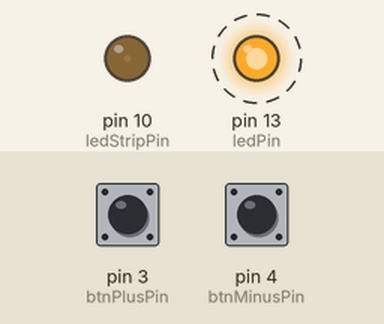
Simulated run of this sketch. Board: Arduino Nano, built with avr-gcc and run on an emulated ATmega328P. On the bench: output pins drawn as LEDs (lit = HIGH). Dashed ring = blinking. Inputs (shaded band) come from the test bench; at power-on: pin 3 (btnPlusPin) LOW, pin 4 (btnMinusPin) LOW.

Above: at 1.2 s.
1.3 s: pin 3 (btnPlusPin) pulled HIGH for 0.15 s
At 3.8 s:
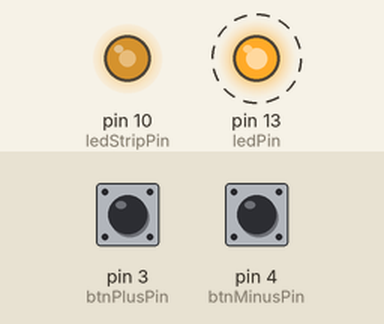
4.4 s: pin 4 (btnMinusPin) pulled HIGH for 1 s
At 5.6 s:
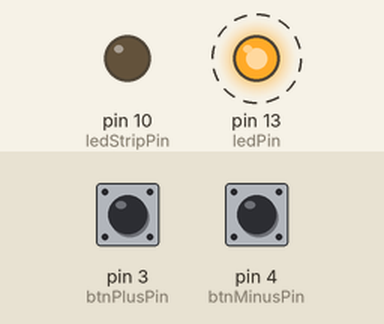
8.4 s: pin 3 (btnPlusPin) pulled HIGH for 1 s
At 9.8 s:
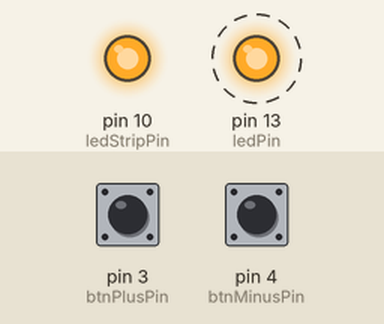
12.4 s: pin 4 (btnMinusPin) pulled HIGH for 0.15 s
At 13.8 s:
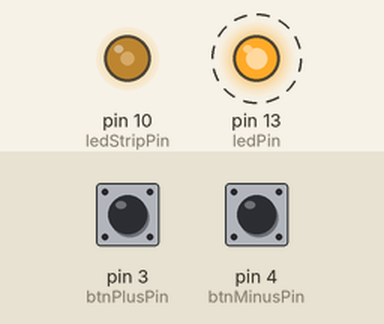
Timing chart, 0 to 16.5 s (numbered marks = the images above; inputs shaded):
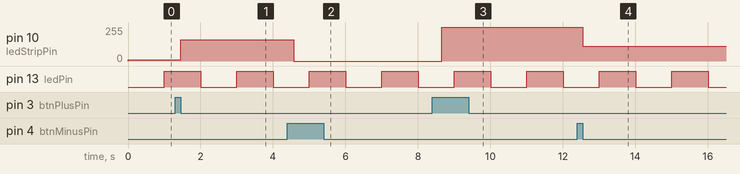

The sketch:

LedDimmer.ino
```cpp
// (licence header left out)
#include <IRremote.h>

// the pin that the LED strip transistor is attached to
const int ledStripPin = 10;

const int ledPin = 13;

// the pins that  push buttons are attached to
const int btnMinusPin = 4;
const int btnPlusPin = 3;

int btnMinusState;
int btnPlusState;

int brightness = 10;
int prevBrightness = 0;

const int interval = 1000;
unsigned long currentMillis;
unsigned long previousMillis;

int ledState = LOW;

//IR
int RECV_PIN = 11;
IRrecv irrecv(RECV_PIN);
decode_results results;

//IR remote button values
#define buttonPlus 0x32E9
#define altButtonPlus 0x490

#define buttonMinus 0x72E9
#define altButtonMinus 0xC90


/**
*  Set up function to initialize pins
*/
void setup()
{
	// initialize the serial communication:
	//Serial.begin(19200);

	// initialize the ledPin as an output:
	pinMode(ledStripPin, OUTPUT);

	pinMode(ledPin, OUTPUT);
	digitalWrite(ledStripPin, LOW);

	// initialize the pushbutton pin as an input:
	pinMode(btnMinusPin, INPUT);
	pinMode(btnPlusPin, INPUT);

	//IR
	irrecv.enableIRIn(); // Start the receiver

	//pin 2 and 3 for NANO!!!
	//pinMode(btnPlusPin, INPUT_PULLUP);
	// attachInterrupt(digitalPinToInterrupt(btnPlusPin), IncrementBrightness, CHANGE);

	//pinMode(btnMinusPin, INPUT_PULLUP);
	//attachInterrupt(digitalPinToInterrupt(btnMinusPin), DecremenetBrightness, CHANGE);
}


/**
*  Increase or decrease brightness of the LEDs
*  Parameters :
*    - None
*/
void IncrementBrightness()
{
	btnPlusState = digitalRead(btnPlusPin);

	if (btnPlusState == HIGH)
	{
		if (brightness + 5 <= 255)
			brightness += 5;

		//Serial.println("Brightness =");
		//Serial.println(brightness);
	}
}


/**
*  Increase or decrease brightness of the LEDs based on
*  Parameters :
*   - None
*/
void DecremenetBrightness()
{
	// check if the pushbutton is pressed.
	// if it is, the buttonState is HIGH:

	btnMinusState = digitalRead(btnMinusPin);

	if (btnMinusState == HIGH)
	{
		if (brightness - 5 >= 0)
			brightness -= 5;

		//Serial.println("Brightness =");
		//Serial.println(brightness);
	}

}

/**
*  Increase or decrease brightness of the LEDs based on IR remote key value
*	Parameters :
*		- buttonValue : IR remote button  value
*/
void ParseIRButtons(unsigned long buttonValue)
{
	switch (buttonValue)
	{
	case altButtonPlus:
	case buttonPlus:
	{
		if (brightness + 5 <= 255)
			brightness += 5;

		//Serial.print("Brightness =");
		//Serial.println(brightness);
	}
	break;
	case altButtonMinus:
	case buttonMinus:
	{
		if (brightness >= 5)
			brightness -= 5;

		//Serial.print("Brightness =");
		//Serial.println(brightness);
	}
	break;
	}
}


void loop()
{
	// set the brightness of the LED:
	//optimize
	if (prevBrightness - brightness != 0)
	{
		analogWrite(ledStripPin, brightness);
		prevBrightness = brightness;
	}

	//Blink led on pin 13
	currentMillis = millis();
	if (currentMillis - previousMillis >= interval)
	{
		// save the last time you blinked the LED
		previousMillis = currentMillis;

		// if the LED is off turn it on and vice-versa:
		if (ledState == LOW)
		{
			ledState = HIGH;
		}
		else
		{
			ledState = LOW;
		}

		// set the LED with the ledState of the variable:
		digitalWrite(ledPin, ledState);
	}

	//capture button from IR
	if (irrecv.decode(&results))
	{
		//Serial.println(results.value, HEX);
		int tmpVal = results.value;

		// Receive the next value
		irrecv.resume();

		ParseIRButtons(tmpVal);
	}

	IncrementBrightness();
	DecremenetBrightness();
	delay(5);
}
```

Measured:
- after the input at 1.3 s, pin 10 (ledStripPin): 10/255 → 160/255 after 0.15 s
- after the input at 4.4 s, pin 10 (ledStripPin): 160/255 → 0/255 after 0.17 s
- after the input at 8.4 s, pin 10 (ledStripPin): 0/255 → 255/255 after 0.26 s
- after the input at 12.4 s, pin 10 (ledStripPin): 255/255 → 110/255 after 0.15 s
- by itself, pin 13 (ledPin): alternates HIGH for 1.0 s and LOW for 1.0 s
